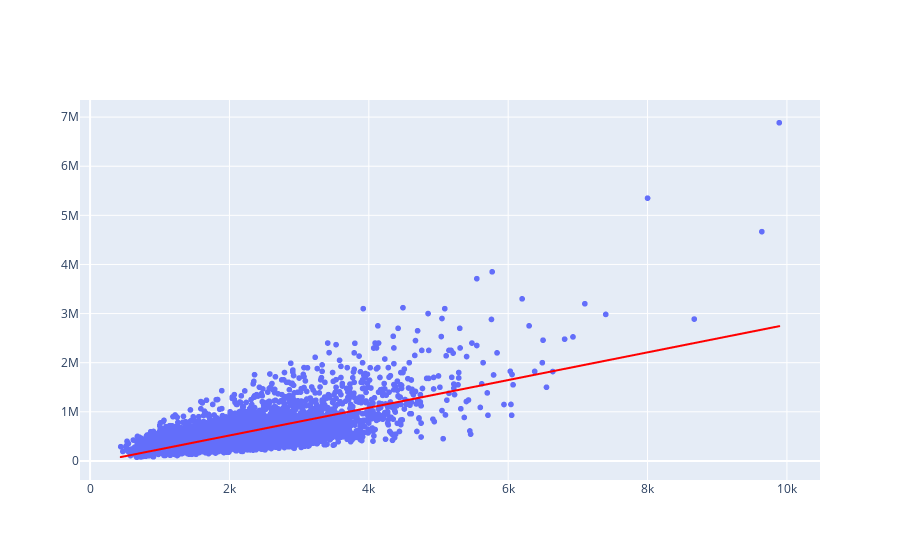

The notebook cell this image was saved under:
### Code cell
grafico1 = px.scatter(x=x_casas_teste.ravel(), y= y_casas_teste)
grafico2 = px.line(x= x_casas_teste.ravel(), y= previsoes_teste)
grafico2.data[0].line.color = 'red'
grafico3 = go.Figure(data = grafico1.data + grafico2.data)
grafico3

### Figure 1 — Plotly figure (JSON) as saved in the notebook; plotly's stock layout.template omitted (floating-point values rounded to 4 significant figures; data arrays with more than 128 entries replaced by an {"elided": "..."} marker saying what was removed)
{"data": [{"hovertemplate": "x=%{x}<br>y=%{y}<extra></extra>", "legendgroup": "", "marker": {"color": "#636efa", "symbol": "circle"}, "mode": "markers", "name": "", "showlegend": false, "type": "scattergl", "x": {"elided": "6484 int values"}, "xaxis": "x", "y": {"elided": "6484 int values"}, "yaxis": "y"}, {"hovertemplate": "x=%{x}<br>y=%{y}<extra></extra>", "legendgroup": "", "line": {"color": "red", "dash": "solid"}, "marker": {"symbol": "circle"}, "mode": "lines", "name": "", "showlegend": false, "type": "scattergl", "x": {"elided": "6484 int values"}, "xaxis": "x", "y": {"elided": "6484 float values"}, "yaxis": "y"}], "layout": {}}
